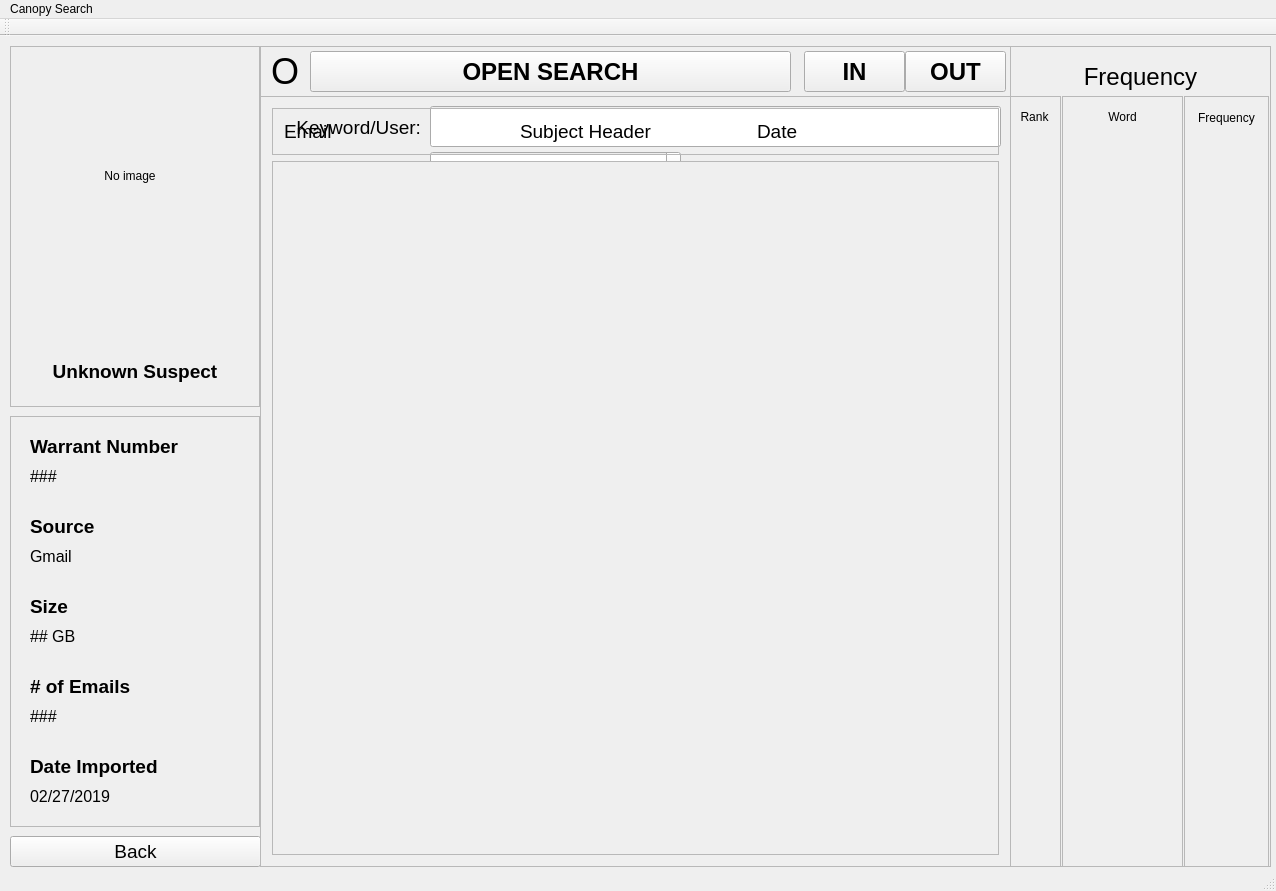
<?xml version="1.0" encoding="UTF-8"?>
<ui version="4.0">
 <class>SearchWindow</class>
 <widget class="QMainWindow" name="SearchWindow">
  <property name="geometry">
   <rect>
    <x>0</x>
    <y>0</y>
    <width>1276</width>
    <height>891</height>
   </rect>
  </property>
  <property name="windowTitle">
   <string>SearchWindow</string>
  </property>
  <widget class="QWidget" name="centralWidget">
   <widget class="QFrame" name="suspectFrame">
    <property name="geometry">
     <rect>
      <x>10</x>
      <y>10</y>
      <width>250</width>
      <height>361</height>
     </rect>
    </property>
    <property name="frameShape">
     <enum>QFrame::StyledPanel</enum>
    </property>
    <property name="frameShadow">
     <enum>QFrame::Raised</enum>
    </property>
    <widget class="QLabel" name="suspectPortrait">
     <property name="geometry">
      <rect>
       <x>0</x>
       <y>10</y>
       <width>240</width>
       <height>240</height>
      </rect>
     </property>
     <property name="font">
      <font>
       <kerning>false</kerning>
      </font>
     </property>
     <property name="text">
      <string>No image</string>
     </property>
     <property name="alignment">
      <set>Qt::AlignCenter</set>
     </property>
    </widget>
    <widget class="QLabel" name="suspectNameLabel">
     <property name="geometry">
      <rect>
       <x>10</x>
       <y>300</y>
       <width>230</width>
       <height>50</height>
      </rect>
     </property>
     <property name="font">
      <font>
       <pointsize>14</pointsize>
       <weight>75</weight>
       <bold>true</bold>
      </font>
     </property>
     <property name="text">
      <string>Unknown Suspect</string>
     </property>
     <property name="alignment">
      <set>Qt::AlignCenter</set>
     </property>
    </widget>
   </widget>
   <widget class="QFrame" name="infoFrame">
    <property name="geometry">
     <rect>
      <x>10</x>
      <y>380</y>
      <width>250</width>
      <height>411</height>
     </rect>
    </property>
    <property name="frameShape">
     <enum>QFrame::StyledPanel</enum>
    </property>
    <property name="frameShadow">
     <enum>QFrame::Raised</enum>
    </property>
    <widget class="QLabel" name="label_10">
     <property name="geometry">
      <rect>
       <x>20</x>
       <y>340</y>
       <width>161</width>
       <height>21</height>
      </rect>
     </property>
     <property name="font">
      <font>
       <pointsize>14</pointsize>
       <weight>75</weight>
       <bold>true</bold>
      </font>
     </property>
     <property name="text">
      <string>Date Imported</string>
     </property>
    </widget>
    <widget class="QLabel" name="label_3">
     <property name="geometry">
      <rect>
       <x>20</x>
       <y>100</y>
       <width>121</width>
       <height>21</height>
      </rect>
     </property>
     <property name="font">
      <font>
       <pointsize>14</pointsize>
       <weight>75</weight>
       <bold>true</bold>
      </font>
     </property>
     <property name="text">
      <string>Source</string>
     </property>
    </widget>
    <widget class="QLabel" name="emailCountLabel">
     <property name="geometry">
      <rect>
       <x>20</x>
       <y>290</y>
       <width>111</width>
       <height>21</height>
      </rect>
     </property>
     <property name="font">
      <font>
       <pointsize>12</pointsize>
      </font>
     </property>
     <property name="text">
      <string>###</string>
     </property>
    </widget>
    <widget class="QLabel" name="label">
     <property name="geometry">
      <rect>
       <x>20</x>
       <y>20</y>
       <width>221</width>
       <height>21</height>
      </rect>
     </property>
     <property name="font">
      <font>
       <pointsize>14</pointsize>
       <weight>75</weight>
       <bold>true</bold>
      </font>
     </property>
     <property name="text">
      <string>Warrant Number</string>
     </property>
    </widget>
    <widget class="QLabel" name="label_8">
     <property name="geometry">
      <rect>
       <x>20</x>
       <y>260</y>
       <width>121</width>
       <height>21</height>
      </rect>
     </property>
     <property name="font">
      <font>
       <pointsize>14</pointsize>
       <weight>75</weight>
       <bold>true</bold>
      </font>
     </property>
     <property name="text">
      <string># of Emails</string>
     </property>
    </widget>
    <widget class="QLabel" name="warrantNumberLabel">
     <property name="geometry">
      <rect>
       <x>20</x>
       <y>50</y>
       <width>111</width>
       <height>21</height>
      </rect>
     </property>
     <property name="font">
      <font>
       <pointsize>12</pointsize>
      </font>
     </property>
     <property name="text">
      <string>###</string>
     </property>
    </widget>
    <widget class="QLabel" name="sourceLabel">
     <property name="geometry">
      <rect>
       <x>20</x>
       <y>130</y>
       <width>111</width>
       <height>21</height>
      </rect>
     </property>
     <property name="font">
      <font>
       <pointsize>12</pointsize>
      </font>
     </property>
     <property name="text">
      <string>Gmail</string>
     </property>
    </widget>
    <widget class="QLabel" name="fileSizeLabel">
     <property name="geometry">
      <rect>
       <x>20</x>
       <y>210</y>
       <width>111</width>
       <height>21</height>
      </rect>
     </property>
     <property name="font">
      <font>
       <pointsize>12</pointsize>
      </font>
     </property>
     <property name="text">
      <string>## GB</string>
     </property>
    </widget>
    <widget class="QLabel" name="dateLabel">
     <property name="geometry">
      <rect>
       <x>20</x>
       <y>370</y>
       <width>111</width>
       <height>21</height>
      </rect>
     </property>
     <property name="font">
      <font>
       <pointsize>12</pointsize>
      </font>
     </property>
     <property name="text">
      <string>02/27/2019</string>
     </property>
    </widget>
    <widget class="QLabel" name="label_5">
     <property name="geometry">
      <rect>
       <x>20</x>
       <y>180</y>
       <width>121</width>
       <height>21</height>
      </rect>
     </property>
     <property name="font">
      <font>
       <pointsize>14</pointsize>
       <weight>75</weight>
       <bold>true</bold>
      </font>
     </property>
     <property name="text">
      <string>Size</string>
     </property>
    </widget>
   </widget>
   <widget class="QPushButton" name="backButton">
    <property name="geometry">
     <rect>
      <x>10</x>
      <y>800</y>
      <width>251</width>
      <height>31</height>
     </rect>
    </property>
    <property name="font">
     <font>
      <pointsize>14</pointsize>
     </font>
    </property>
    <property name="text">
     <string>Back</string>
    </property>
   </widget>
   <widget class="QFrame" name="frame">
    <property name="geometry">
     <rect>
      <x>260</x>
      <y>10</y>
      <width>751</width>
      <height>51</height>
     </rect>
    </property>
    <property name="frameShape">
     <enum>QFrame::StyledPanel</enum>
    </property>
    <property name="frameShadow">
     <enum>QFrame::Raised</enum>
    </property>
    <widget class="QLabel" name="label_2">
     <property name="geometry">
      <rect>
       <x>0</x>
       <y>0</y>
       <width>50</width>
       <height>50</height>
      </rect>
     </property>
     <property name="font">
      <font>
       <pointsize>27</pointsize>
      </font>
     </property>
     <property name="text">
      <string>O</string>
     </property>
     <property name="alignment">
      <set>Qt::AlignCenter</set>
     </property>
    </widget>
    <widget class="QPushButton" name="searchButton">
     <property name="geometry">
      <rect>
       <x>50</x>
       <y>5</y>
       <width>481</width>
       <height>41</height>
      </rect>
     </property>
     <property name="font">
      <font>
       <pointsize>18</pointsize>
       <weight>75</weight>
       <bold>true</bold>
      </font>
     </property>
     <property name="text">
      <string>OPEN SEARCH</string>
     </property>
    </widget>
    <widget class="QPushButton" name="inButton">
     <property name="geometry">
      <rect>
       <x>544</x>
       <y>5</y>
       <width>101</width>
       <height>41</height>
      </rect>
     </property>
     <property name="font">
      <font>
       <pointsize>18</pointsize>
       <weight>75</weight>
       <bold>true</bold>
      </font>
     </property>
     <property name="text">
      <string>IN</string>
     </property>
    </widget>
    <widget class="QPushButton" name="outButton">
     <property name="geometry">
      <rect>
       <x>645</x>
       <y>5</y>
       <width>101</width>
       <height>41</height>
      </rect>
     </property>
     <property name="font">
      <font>
       <pointsize>18</pointsize>
       <weight>75</weight>
       <bold>true</bold>
      </font>
     </property>
     <property name="text">
      <string>OUT</string>
     </property>
    </widget>
   </widget>
   <widget class="QFrame" name="emailFrame">
    <property name="geometry">
     <rect>
      <x>260</x>
      <y>60</y>
      <width>751</width>
      <height>771</height>
     </rect>
    </property>
    <property name="frameShape">
     <enum>QFrame::StyledPanel</enum>
    </property>
    <property name="frameShadow">
     <enum>QFrame::Raised</enum>
    </property>
    <layout class="QVBoxLayout" name="verticalLayout">
     <item>
      <widget class="QFrame" name="titleFrame">
       <property name="frameShape">
        <enum>QFrame::StyledPanel</enum>
       </property>
       <property name="frameShadow">
        <enum>QFrame::Raised</enum>
       </property>
       <layout class="QHBoxLayout" name="horizontalLayout">
        <item>
         <widget class="QLabel" name="label_9">
          <property name="font">
           <font>
            <pointsize>14</pointsize>
           </font>
          </property>
          <property name="text">
           <string>Email</string>
          </property>
         </widget>
        </item>
        <item>
         <widget class="QLabel" name="label_11">
          <property name="font">
           <font>
            <pointsize>14</pointsize>
           </font>
          </property>
          <property name="text">
           <string>Subject Header</string>
          </property>
         </widget>
        </item>
        <item>
         <widget class="QLabel" name="label_12">
          <property name="font">
           <font>
            <pointsize>14</pointsize>
           </font>
          </property>
          <property name="text">
           <string>Date</string>
          </property>
         </widget>
        </item>
       </layout>
      </widget>
     </item>
     <item>
      <widget class="QScrollArea" name="emailHeaderList">
       <property name="widgetResizable">
        <bool>true</bool>
       </property>
       <widget class="QWidget" name="emailScrollArea">
        <property name="geometry">
         <rect>
          <x>0</x>
          <y>0</y>
          <width>729</width>
          <height>701</height>
         </rect>
        </property>
       </widget>
      </widget>
     </item>
    </layout>
   </widget>
   <widget class="QFrame" name="searchFrame">
    <property name="geometry">
     <rect>
      <x>260</x>
      <y>60</y>
      <width>751</width>
      <height>771</height>
     </rect>
    </property>
    <property name="frameShape">
     <enum>QFrame::StyledPanel</enum>
    </property>
    <property name="frameShadow">
     <enum>QFrame::Raised</enum>
    </property>
    <widget class="QLabel" name="label_4">
     <property name="geometry">
      <rect>
       <x>20</x>
       <y>16</y>
       <width>141</width>
       <height>31</height>
      </rect>
     </property>
     <property name="font">
      <font>
       <pointsize>14</pointsize>
      </font>
     </property>
     <property name="text">
      <string>Keyword/User:</string>
     </property>
     <property name="alignment">
      <set>Qt::AlignRight|Qt::AlignTrailing|Qt::AlignVCenter</set>
     </property>
    </widget>
    <widget class="QLineEdit" name="lineEdit">
     <property name="geometry">
      <rect>
       <x>170</x>
       <y>10</y>
       <width>571</width>
       <height>41</height>
      </rect>
     </property>
     <property name="font">
      <font>
       <pointsize>12</pointsize>
      </font>
     </property>
    </widget>
    <widget class="QPushButton" name="doSearchButton">
     <property name="geometry">
      <rect>
       <x>280</x>
       <y>170</y>
       <width>201</width>
       <height>41</height>
      </rect>
     </property>
     <property name="text">
      <string>SEARCH</string>
     </property>
    </widget>
    <widget class="QLabel" name="label_6">
     <property name="geometry">
      <rect>
       <x>20</x>
       <y>60</y>
       <width>141</width>
       <height>31</height>
      </rect>
     </property>
     <property name="font">
      <font>
       <pointsize>14</pointsize>
      </font>
     </property>
     <property name="text">
      <string>Start Date:</string>
     </property>
     <property name="alignment">
      <set>Qt::AlignRight|Qt::AlignTrailing|Qt::AlignVCenter</set>
     </property>
    </widget>
    <widget class="QDateEdit" name="startDate">
     <property name="geometry">
      <rect>
       <x>170</x>
       <y>55</y>
       <width>251</width>
       <height>41</height>
      </rect>
     </property>
    </widget>
    <widget class="QLabel" name="label_7">
     <property name="geometry">
      <rect>
       <x>20</x>
       <y>105</y>
       <width>141</width>
       <height>31</height>
      </rect>
     </property>
     <property name="font">
      <font>
       <pointsize>14</pointsize>
      </font>
     </property>
     <property name="text">
      <string>End Date:</string>
     </property>
     <property name="alignment">
      <set>Qt::AlignRight|Qt::AlignTrailing|Qt::AlignVCenter</set>
     </property>
    </widget>
    <widget class="QDateEdit" name="endDate">
     <property name="geometry">
      <rect>
       <x>170</x>
       <y>100</y>
       <width>251</width>
       <height>41</height>
      </rect>
     </property>
    </widget>
   </widget>
   <widget class="QFrame" name="freqFrame">
    <property name="geometry">
     <rect>
      <x>1010</x>
      <y>10</y>
      <width>261</width>
      <height>821</height>
     </rect>
    </property>
    <property name="frameShape">
     <enum>QFrame::StyledPanel</enum>
    </property>
    <property name="frameShadow">
     <enum>QFrame::Raised</enum>
    </property>
    <widget class="QLabel" name="label_13">
     <property name="geometry">
      <rect>
       <x>10</x>
       <y>10</y>
       <width>241</width>
       <height>41</height>
      </rect>
     </property>
     <property name="font">
      <font>
       <pointsize>18</pointsize>
      </font>
     </property>
     <property name="text">
      <string>Frequency</string>
     </property>
     <property name="alignment">
      <set>Qt::AlignCenter</set>
     </property>
    </widget>
    <widget class="QFrame" name="frame_2">
     <property name="geometry">
      <rect>
       <x>0</x>
       <y>50</y>
       <width>51</width>
       <height>771</height>
      </rect>
     </property>
     <property name="frameShape">
      <enum>QFrame::StyledPanel</enum>
     </property>
     <property name="frameShadow">
      <enum>QFrame::Raised</enum>
     </property>
     <widget class="QLabel" name="label_14">
      <property name="geometry">
       <rect>
        <x>4</x>
        <y>5</y>
        <width>41</width>
        <height>31</height>
       </rect>
      </property>
      <property name="text">
       <string>Rank</string>
      </property>
      <property name="alignment">
       <set>Qt::AlignCenter</set>
      </property>
     </widget>
    </widget>
    <widget class="QFrame" name="frame_3">
     <property name="geometry">
      <rect>
       <x>52</x>
       <y>50</y>
       <width>121</width>
       <height>771</height>
      </rect>
     </property>
     <property name="frameShape">
      <enum>QFrame::StyledPanel</enum>
     </property>
     <property name="frameShadow">
      <enum>QFrame::Raised</enum>
     </property>
     <widget class="QLabel" name="label_15">
      <property name="geometry">
       <rect>
        <x>5</x>
        <y>5</y>
        <width>111</width>
        <height>31</height>
       </rect>
      </property>
      <property name="text">
       <string>Word</string>
      </property>
      <property name="alignment">
       <set>Qt::AlignCenter</set>
      </property>
     </widget>
    </widget>
    <widget class="QFrame" name="frame_4">
     <property name="geometry">
      <rect>
       <x>174</x>
       <y>50</y>
       <width>85</width>
       <height>771</height>
      </rect>
     </property>
     <property name="frameShape">
      <enum>QFrame::StyledPanel</enum>
     </property>
     <property name="frameShadow">
      <enum>QFrame::Raised</enum>
     </property>
     <widget class="QLabel" name="label_16">
      <property name="geometry">
       <rect>
        <x>7</x>
        <y>6</y>
        <width>71</width>
        <height>31</height>
       </rect>
      </property>
      <property name="text">
       <string>Frequency</string>
      </property>
      <property name="alignment">
       <set>Qt::AlignCenter</set>
      </property>
     </widget>
    </widget>
   </widget>
   <zorder>searchFrame</zorder>
   <zorder>suspectFrame</zorder>
   <zorder>infoFrame</zorder>
   <zorder>backButton</zorder>
   <zorder>frame</zorder>
   <zorder>emailFrame</zorder>
   <zorder>freqFrame</zorder>
  </widget>
  <widget class="QMenuBar" name="menuBar">
   <property name="geometry">
    <rect>
     <x>0</x>
     <y>0</y>
     <width>1276</width>
     <height>22</height>
    </rect>
   </property>
   <widget class="QMenu" name="menuCanopy_Search">
    <property name="title">
     <string>Canopy Search</string>
    </property>
   </widget>
   <addaction name="menuCanopy_Search"/>
  </widget>
  <widget class="QToolBar" name="mainToolBar">
   <attribute name="toolBarArea">
    <enum>TopToolBarArea</enum>
   </attribute>
   <attribute name="toolBarBreak">
    <bool>false</bool>
   </attribute>
  </widget>
  <widget class="QStatusBar" name="statusBar"/>
 </widget>
 <layoutdefault spacing="6" margin="11"/>
 <resources/>
 <connections/>
</ui>
